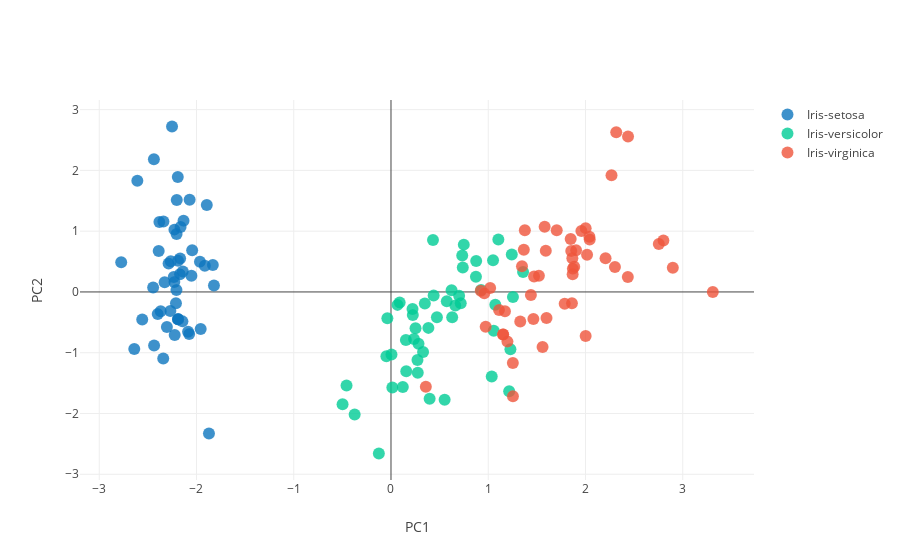

This figure's notebook cell:
### Code cell
data = []

for name, col in zip(('Iris-setosa', 'Iris-versicolor', 'Iris-virginica'), colors.values()):
    print(name, col)

    trace = dict(
        type='scatter',
        x=Y_sklearn[y==name,0],
        y=Y_sklearn[y==name,1],
        mode='markers',
        name=name,
        marker=dict(
            color=col,
            size=12,
            line=dict(a
                color='rgba(217, 217, 217, 0.14)',
                width=0.5),
            opacity=0.8)
    )
    data.append(trace)

layout = dict(
        xaxis=dict(title='PC1', showline=False),
        yaxis=dict(title='PC2', showline=False)
)
fig = dict(data=data, layout=layout)
iplot(fig)
